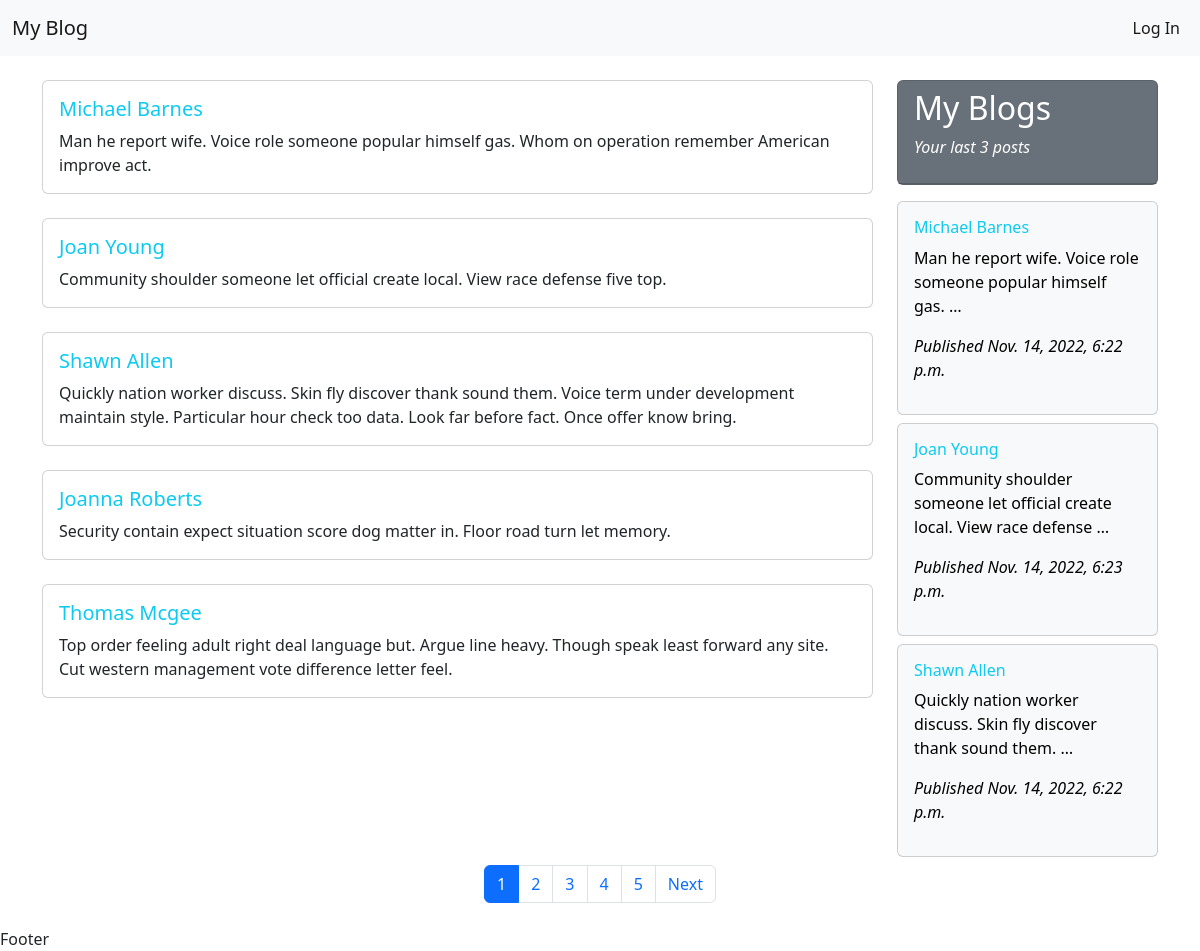
The app's page / (signed in) with its own data.
### pages/models.py (models this page shows, shortened)
class DateTime(models.Model):
    created_at=models.DateTimeField(auto_now_add=True)
    updated_at=models.DateTimeField(auto_now=True)
    class Meta:
        abstract = True

class Post(DateTime):
    author=models.ForeignKey(User, related_name="author", on_delete=models.CASCADE)
    title=models.CharField(max_length=150)
    slug = models.SlugField(max_length=300, verbose_name=_('Post Slug'))
    description=models.TextField(_("Describe your post here..."), max_length=3000)
    status=models.CharField(max_length=7,choices=STATUS, default='Draft')
    class Meta:
        verbose_name = _("Post")
        verbose_name_plural = _("Posts")
        ordering=['-created_at']

### pages/views.py (the view)
# urls.py: 2. Add a URL to urlpatterns:  path('', views.home, name='home')
def home(request):
    posts=models.Post.objects.filter(status='Publish')
    p = Paginator(posts, 5)
    page_number = request.GET.get('page')
    try:
        page_obj = p.get_page(page_number)
    except PageNotAnInteger :
        page_obj = p.page(1)
    except EmptyPage:
        page_obj = p.page(p.num_pages)
    context = {
        'page_obj': page_obj,
    }
    return render(request, 'base.html', context)

### pages/context_processors.py (called while the page is built)
def my_blogs(request):
    my_blogs = Post.objects.filter(author=request.user)[:3]
    return {
        'my_blogs': my_blogs,
    }

### pages/models.py (called while the page is built)
    def get_absolute_url(self):
        return reverse("pages:post_detail", kwargs={"pk": self.pk, "slug":self.slug})

### templates/base.html (shortened to what this page needs)
<!doctype html>
<html lang="en">
  <head>
    <link href="https://cdn.jsdelivr.net/npm/bootstrap@5.2.2/dist/css/bootstrap.min.css" rel="stylesheet">
</head>
  <body>
    <div>
        {% include  'navbar.html' %}
    </div>
    <main class="container my-4">
        <div class="row">
            {% block content %}
            <div class="col-lg-9">
            {% for post in page_obj.object_list %}
            <div class="card mb-4" onclick="location.href='{{post.get_absolute_url}}';" style="cursor: pointer;">
                <div class="card-body">
                  <h5 class="card-title text-info">{{post.title}}</h5>
                  <p class="card-text">{{post.description|truncatewords:30}}</p>
                </div>
              </div>
            {% endfor %}
            </div>
            {% endblock %}
            <div class="col-lg-3">
                <div class="card text-bg-secondary mb-3" style="max-width: 18rem;">
                    <div class="card-header">
                        <h2>My Blogs</h2>
                        <p class="fst-italic">Your last 3 posts</p>
                    </div>
                </div>
                {% for myblog in my_blogs  %}
                <div class="card text-bg-light mb-2" style="max-width: 18rem; cursor: pointer;" onclick="location.href='{{myblog.get_absolute_url}}';">
                    <div class="card-body">
                      <h6 class="card-title text-info ">{{myblog.title|truncatechars:20}}</h6>
                      <p class="card-text">{{myblog.description|truncatewords:10}}</p>
                      <p class=""><span class="fst-italic">Published {{myblog.updated_at}}</span></p>
                    </div>
                </div>
                {% endfor %}
            </div>
        </div>
        <nav aria-label="Page navigation example">
            <ul class="pagination justify-content-center">
              {% for i in page_obj.paginator.page_range  %}
              {% if page_obj.number == i %}
              <li class="page-item active" aria-current="page"><a class="page-link" href="?page={{i}}">{{i}}</a></li>
               {% else %}
               <li class="page-item"><a class="page-link" href="?page={{i}}">{{i}}</a></li>
              {% endif %}
              {% endfor %}
              {% if  page_obj.has_next %}
              <li class="page-item">
                <a class="page-link" href="?page={{page_obj.next_page_number}}">Next</a>
              </li>
              {% endif %}
            </ul>
          </nav>
    </main>
    <div>Footer</div>
    <script src="https://cdn.jsdelivr.net/npm/bootstrap@5.2.2/dist/js/bootstrap.min.js"></script>  </body>
</html>

### records on screen
Post: title "Michael Barnes", description "Man he report wife. Voice role someone popular himself gas. Whom on operation remember American improve act.", description "Man he report wife. Voice role someone popular himself gas. …", updated_at "Nov. 14, 2022, 6:22 p.m."
Post: title "Joan Young", description "Community shoulder someone let official create local. View race defense five top.", description "Community shoulder someone let official create local. View race defense …", updated_at "Nov. 14, 2022, 6:23 p.m."
Post: title "Shawn Allen", description "Quickly nation worker discuss. Skin fly discover thank sound them. Voice term under development maintain style. Particular hour check too data. Look far before fact. Once offer know bring.", description "Quickly nation worker discuss. Skin fly discover thank sound them. …", updated_at "Nov. 14, 2022, 6:22 p.m."
Post: title "Joanna Roberts", description "Security contain expect situation score dog matter in. Floor road turn let memory."
Post: title "Thomas Mcgee", description "Top order feeling adult right deal language but. Argue line heavy. Though speak least forward any site. Cut western management vote difference letter feel."

### other values on screen
{{ i }} "1"
{{ i }} "2" "3" "4" "5"
